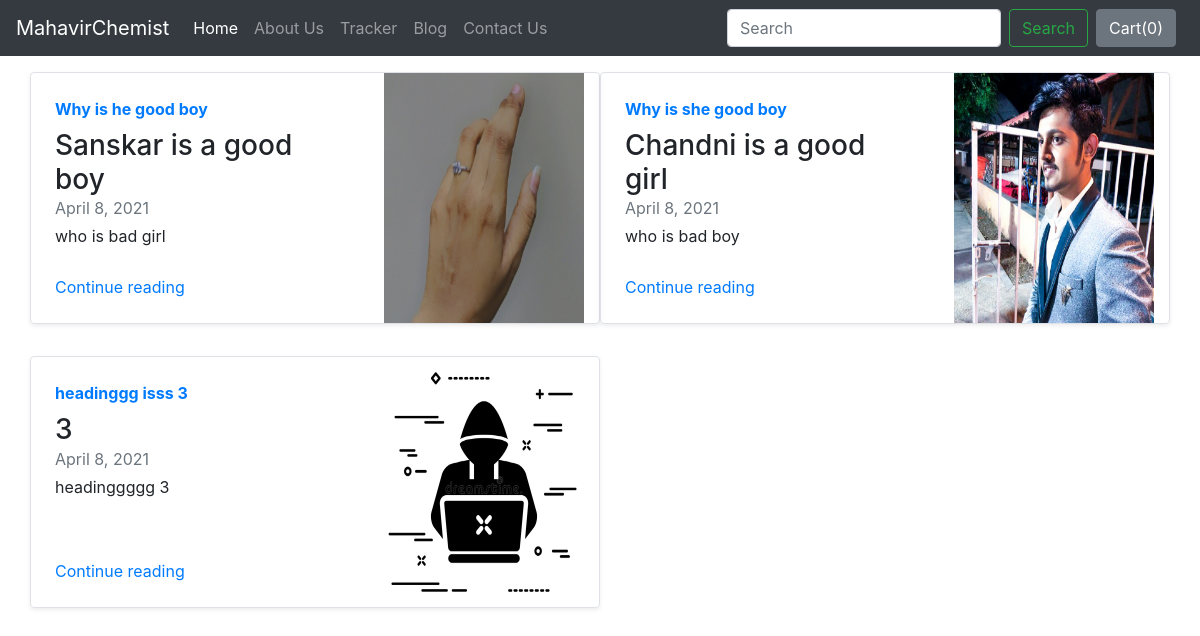
Screenshot of /blog/ with the database file from the repository.
### blog/models.py (models this page shows, shortened)
class Blogpost(models.Model):
    post_id = models.AutoField(primary_key=True)
    title = models.CharField(max_length=50)
    head0 = models.CharField(max_length=500, default="")
    chead0 = models.CharField(max_length=5000, default="")
    head1 = models.CharField(max_length=500, default="")
    chead1 = models.CharField(max_length=5000, default="")
    head2 = models.CharField(max_length=500, default="")
    chead2 = models.CharField(max_length=5000, default="")
    pub_date = models.DateField()
    thumbnail = models.ImageField(upload_to="blog/images", default="")

### blog/views.py (the view)
# urls.py: path('', views.index)
def index(request):
    myposts = Blogpost.objects.all()
    params = {'myposts':myposts}
    return render(request, 'blog/index.html', params)

### blog/templates/blog/index.html (shortened to what this page needs)
{% extends 'blog/basic.html' %}
{% block body %}
    <div class="container mt-3">
      <div class="row my-2">
{% for item in myposts %}
        <div class="col-md-6">
          <div class="row g-0 border rounded overflow-hidden flex-md-row mb-4 shadow-sm h-md-250 position-relative">
            <div class="col p-4 d-flex flex-column position-static">
              <strong class="d-inline-block mb-2 text-primary">{{item.head0}}</strong>
              <h3 class="mb-0">{{item.title}}</h3>
              <div class="mb-1 text-muted">{{item.pub_date}}</div>
              <p class="card-text mb-auto">{{item.head1}}</p>
              <a href="blogpost/{{item.post_id}}" class="stretched-link">Continue reading</a>
            </div>
            <div class="col-auto d-none d-lg-block">
              <img src="/media/{{item.thumbnail}}" class="bd-placeholder-img" width="200" height="250" xmlns="http://www.w3.org/2000/svg" role="img" aria-label="Placeholder: Thumbnail" preserveAspectRatio="xMidYMid slice" focusable="false"/>
            </div>
          </div>
        </div>
{% if forloop.counter|divisibleby:2 %}
      </div><div class="row my-2">
{% endif %}
{% endfor %}
    </div>
{% endblock body %}

### blog/templates/blog/basic.html (shortened to what this page needs)
<!doctype html>
<html lang="en">
  <head>
    <link rel="stylesheet" href="https://stackpath.bootstrapcdn.com/bootstrap/4.2.1/css/bootstrap.min.css">
  </head>
  <body>
    <nav class="navbar navbar-expand-lg navbar-dark bg-dark">
  <a class="navbar-brand" href="/">MahavirChemist</a>
  <div class="collapse navbar-collapse" id="navbarSupportedContent">
    <ul class="navbar-nav mr-auto">
      <li class="nav-item active">
        <a class="nav-link" href="/shop">Home <span class="sr-only">(current)</span></a>
      </li>
      <li class="nav-item">
        <a class="nav-link" href="/shop/about">About Us</a>
      </li>
      <li class="nav-item">
        <a class="nav-link" href="/shop/tracker">Tracker</a>
      </li>
      <li class="nav-item">
        <a class="nav-link" href="/blog">Blog</a>
      </li>
      <li class="nav-item">
        <a class="nav-link" href="/shop/contact">Contact Us</a>
      </li>
    </ul>
    <form class="form-inline my-2 my-lg-0">
      <input class="form-control mr-sm-2" type="search" placeholder="Search" aria-label="Search">
      <button class="btn btn-outline-success my-2 my-sm-0" type="submit">Search</button>
    </form>
    <button type="button" class="btn btn-secondary mx-2" id="popcart" data-container="body" data-toggle="popover" data-placement="bottom" data-html="true" data-content="Vivamus
sagittis lacus vel augue laoreet rutrum faucibus.">
  Cart(<span id="cart">0</span>)
</button>
  </div>
</nav>
  {% block body %} {% endblock %}
  </body>
</html>

### rows the page displays
Blogpost: head0 "Why is he good boy", title "Sanskar is a good boy", pub_date "April 8, 2021", head1 "who is bad girl", thumbnail (picture)
Blogpost: head0 "Why is she good boy", title "Chandni is a good girl", pub_date "April 8, 2021", head1 "who is bad boy", thumbnail (picture)
Blogpost: head0 "headinggg isss 3", title "3", pub_date "April 8, 2021", head1 "headinggggg 3", thumbnail (picture)
